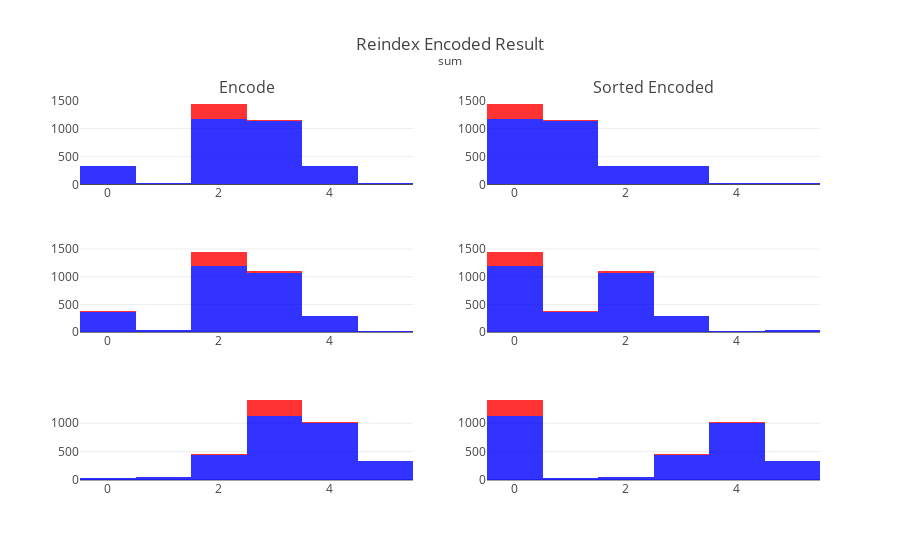

Source (notebook cell):
### Code cell
plot_encode_axis(sum_encoder, gt_encoder.encode_grid(), gt_encoder.reindex_encoded())

### Figure 1 — Plotly figure (JSON) as saved in the notebook; plotly's stock layout.template omitted (floating-point values rounded to 4 significant figures; data arrays with more than 128 entries replaced by an {"elided": "..."} marker saying what was removed)
{"data": [{"marker": {"color": "Blue", "colorscale": [[0, "rgb(0,0,255)"], [1, "rgb(255,0,0)"]], "opacity": 0.8}, "opacity": 1, "showlegend": false, "type": "histogram", "x": {"elided": "3001 int values"}, "xaxis": "x", "yaxis": "y"}, {"marker": {"color": "Red", "colorscale": [[0, "rgb(0,0,255)"], [1, "rgb(255,0,0)"]], "opacity": 0.8}, "opacity": 1, "showlegend": false, "type": "histogram", "x": {"elided": "299 int values"}, "xaxis": "x", "yaxis": "y"}, {"marker": {"color": "Blue", "colorscale": [[0, "rgb(0,0,255)"], [1, "rgb(255,0,0)"]], "opacity": 0.8}, "opacity": 1, "showlegend": false, "type": "histogram", "x": {"elided": "3001 int values"}, "xaxis": "x3", "yaxis": "y3"}, {"marker": {"color": "Red", "colorscale": [[0, "rgb(0,0,255)"], [1, "rgb(255,0,0)"]], "opacity": 0.8}, "opacity": 1, "showlegend": false, "type": "histogram", "x": {"elided": "299 int values"}, "xaxis": "x3", "yaxis": "y3"}, {"marker": {"color": "Blue", "colorscale": [[0, "rgb(0,0,255)"], [1, "rgb(255,0,0)"]], "opacity": 0.8}, "opacity": 1, "showlegend": false, "type": "histogram", "x": {"elided": "3001 int values"}, "xaxis": "x5", "yaxis": "y5"}, {"marker": {"color": "Red", "colorscale": [[0, "rgb(0,0,255)"], [1, "rgb(255,0,0)"]], "opacity": 0.8}, "opacity": 1, "showlegend": false, "type": "histogram", "x": {"elided": "299 int values"}, "xaxis": "x5", "yaxis": "y5"}, {"marker": {"color": "Blue", "colorscale": [[0, "rgb(0,0,255)"], [1, "rgb(255,0,0)"]], "opacity": 0.8}, "opacity": 1, "showlegend": false, "type": "histogram", "x": {"elided": "3001 int values"}, "xaxis": "x2", "yaxis": "y2"}, {"marker": {"color": "Red", "colorscale": [[0, "rgb(0,0,255)"], [1, "rgb(255,0,0)"]], "opacity": 0.8}, "opacity": 1, "showlegend": false, "type": "histogram", "x": {"elided": "299 int values"}, "xaxis": "x2", "yaxis": "y2"}, {"marker": {"color": "Blue", "colorscale": [[0, "rgb(0,0,255)"], [1, "rgb(255,0,0)"]], "opacity": 0.8}, "opacity": 1, "showlegend": false, "type": "histogram", "x": {"elided": "3001 int values"}, "xaxis": "x4", "yaxis": "y4"}, {"marker": {"color": "Red", "colorscale": [[0, "rgb(0,0,255)"], [1, "rgb(255,0,0)"]], "opacity": 0.8}, "opacity": 1, "showlegend": false, "type": "histogram", "x": {"elided": "299 int values"}, "xaxis": "x4", "yaxis": "y4"}, {"marker": {"color": "Blue", "colorscale": [[0, "rgb(0,0,255)"], [1, "rgb(255,0,0)"]], "opacity": 0.8}, "opacity": 1, "showlegend": false, "type": "histogram", "x": {"elided": "3001 int values"}, "xaxis": "x6", "yaxis": "y6"}, {"marker": {"color": "Red", "colorscale": [[0, "rgb(0,0,255)"], [1, "rgb(255,0,0)"]], "opacity": 0.8}, "opacity": 1, "showlegend": false, "type": "histogram", "x": {"elided": "299 int values"}, "xaxis": "x6", "yaxis": "y6"}], "layout": {"annotations": [{"font": {"size": 16}, "showarrow": false, "text": "Encode", "x": 0.225, "xanchor": "center", "xref": "paper", "y": 1, "yanchor": "bottom", "yref": "paper"}, {"font": {"size": 16}, "showarrow": false, "text": "Sorted Encoded", "x": 0.775, "xanchor": "center", "xref": "paper", "y": 1, "yanchor": "bottom", "yref": "paper"}], "autosize": true, "barmode": "stack", "title": {"text": " Reindex Encoded Result<br><sup> sum </sup> "}, "xaxis": {"anchor": "y", "autorange": true, "domain": [0, 0.45], "range": [-0.5, 5.5], "showspikes": false, "type": "linear"}, "xaxis2": {"anchor": "y2", "autorange": true, "domain": [0.55, 1], "range": [-0.5, 5.5], "showspikes": false, "type": "linear"}, "xaxis3": {"anchor": "y3", "autorange": true, "domain": [0, 0.45], "range": [-0.5, 5.5], "showspikes": false, "type": "linear"}, "xaxis4": {"anchor": "y4", "autorange": true, "domain": [0.55, 1], "range": [-0.5, 5.5], "showspikes": false, "type": "linear"}, "xaxis5": {"anchor": "y5", "autorange": true, "domain": [0, 0.45], "range": [-0.5, 5.5], "showspikes": false, "type": "linear"}, "xaxis6": {"anchor": "y6", "autorange": true, "domain": [0.55, 1], "range": [-0.5, 5.5], "showspikes": false, "type": "linear"}, "yaxis": {"anchor": "x", "autorange": true, "domain": [0.7778, 1], "range": [0, 1508.0], "showspikes": false}, "yaxis2": {"anchor": "x2", "autorange": true, "domain": [0.7778, 1], "range": [0, 1508.0], "showspikes": false}, "yaxis3": {"anchor": "x3", "autorange": true, "domain": [0.3889, 0.6111], "range": [0, 1522.0], "showspikes": false}, "yaxis4": {"anchor": "x4", "autorange": true, "domain": [0.3889, 0.6111], "range": [0, 1522.0], "showspikes": false}, "yaxis5": {"anchor": "x5", "autorange": true, "domain": [0, 0.2222], "range": [0, 1487.0], "showspikes": false}, "yaxis6": {"anchor": "x6", "autorange": true, "domain": [0, 0.2222], "range": [0, 1487.0], "showspikes": false}}}
